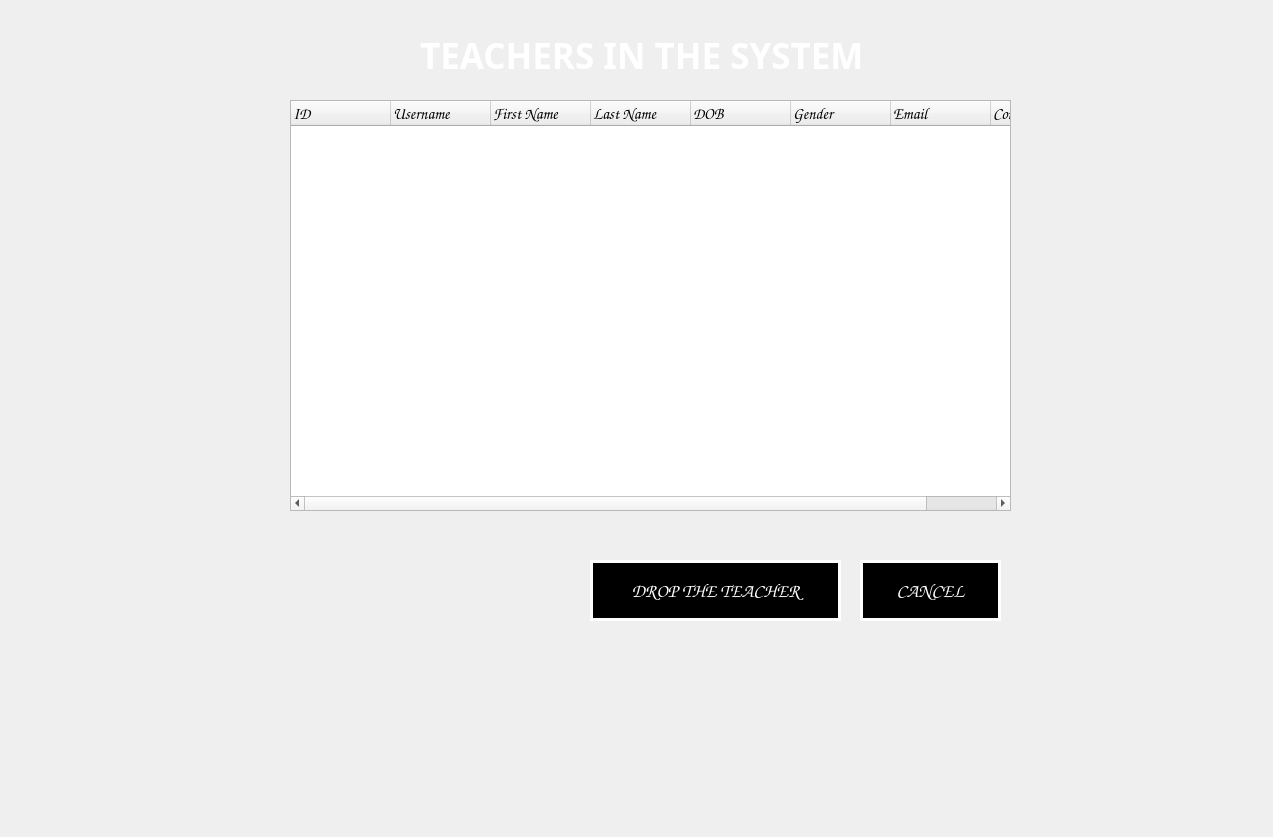
<?xml version="1.0" encoding="UTF-8"?>
<ui version="4.0">
 <class>ViewTeachers</class>
 <widget class="QWidget" name="ViewTeachers">
  <property name="geometry">
   <rect>
    <x>0</x>
    <y>0</y>
    <width>1273</width>
    <height>837</height>
   </rect>
  </property>
  <property name="windowTitle">
   <string>ViewTeachers</string>
  </property>
  <widget class="QTreeWidget" name="treeWidget">
   <property name="geometry">
    <rect>
     <x>290</x>
     <y>100</y>
     <width>721</width>
     <height>411</height>
    </rect>
   </property>
   <property name="font">
    <font>
     <family>Comic Sans MS</family>
     <pointsize>12</pointsize>
     <weight>75</weight>
     <bold>true</bold>
    </font>
   </property>
   <property name="styleSheet">
    <string notr="true"/>
   </property>
   <column>
    <property name="text">
     <string>ID</string>
    </property>
   </column>
   <column>
    <property name="text">
     <string>Username</string>
    </property>
   </column>
   <column>
    <property name="text">
     <string>First Name</string>
    </property>
   </column>
   <column>
    <property name="text">
     <string>Last Name</string>
    </property>
   </column>
   <column>
    <property name="text">
     <string>DOB</string>
    </property>
   </column>
   <column>
    <property name="text">
     <string>Gender</string>
    </property>
   </column>
   <column>
    <property name="text">
     <string>Email</string>
    </property>
   </column>
   <column>
    <property name="text">
     <string>Contact</string>
    </property>
   </column>
  </widget>
  <widget class="QPushButton" name="DeleteButton">
   <property name="geometry">
    <rect>
     <x>590</x>
     <y>560</y>
     <width>251</width>
     <height>61</height>
    </rect>
   </property>
   <property name="font">
    <font>
     <family>Comic Sans MS</family>
     <pointsize>14</pointsize>
     <weight>75</weight>
     <bold>true</bold>
    </font>
   </property>
   <property name="styleSheet">
    <string notr="true">border-image:none;
color:white;
background-color:inherit;
border:3px solid white;</string>
   </property>
   <property name="text">
    <string>DROP THE TEACHER</string>
   </property>
  </widget>
  <widget class="QPushButton" name="pushButton">
   <property name="geometry">
    <rect>
     <x>860</x>
     <y>560</y>
     <width>141</width>
     <height>61</height>
    </rect>
   </property>
   <property name="font">
    <font>
     <family>Comic Sans MS</family>
     <pointsize>14</pointsize>
     <weight>75</weight>
     <bold>true</bold>
    </font>
   </property>
   <property name="styleSheet">
    <string notr="true">border-image:none;
color:white;
background-color:inherit;
border:3px solid white;</string>
   </property>
   <property name="text">
    <string>CANCEL</string>
   </property>
  </widget>
  <widget class="QLabel" name="errorLabel">
   <property name="geometry">
    <rect>
     <x>360</x>
     <y>640</y>
     <width>521</width>
     <height>81</height>
    </rect>
   </property>
   <property name="palette">
    <palette>
     <active>
      <colorrole role="WindowText">
       <brush brushstyle="SolidPattern">
        <color alpha="255">
         <red>255</red>
         <green>255</green>
         <blue>255</blue>
        </color>
       </brush>
      </colorrole>
      <colorrole role="Text">
       <brush brushstyle="SolidPattern">
        <color alpha="255">
         <red>255</red>
         <green>255</green>
         <blue>255</blue>
        </color>
       </brush>
      </colorrole>
      <colorrole role="ButtonText">
       <brush brushstyle="SolidPattern">
        <color alpha="255">
         <red>255</red>
         <green>255</green>
         <blue>255</blue>
        </color>
       </brush>
      </colorrole>
     </active>
     <inactive>
      <colorrole role="WindowText">
       <brush brushstyle="SolidPattern">
        <color alpha="255">
         <red>255</red>
         <green>255</green>
         <blue>255</blue>
        </color>
       </brush>
      </colorrole>
      <colorrole role="Text">
       <brush brushstyle="SolidPattern">
        <color alpha="255">
         <red>255</red>
         <green>255</green>
         <blue>255</blue>
        </color>
       </brush>
      </colorrole>
      <colorrole role="ButtonText">
       <brush brushstyle="SolidPattern">
        <color alpha="255">
         <red>255</red>
         <green>255</green>
         <blue>255</blue>
        </color>
       </brush>
      </colorrole>
     </inactive>
     <disabled>
      <colorrole role="WindowText">
       <brush brushstyle="SolidPattern">
        <color alpha="255">
         <red>255</red>
         <green>255</green>
         <blue>255</blue>
        </color>
       </brush>
      </colorrole>
      <colorrole role="Text">
       <brush brushstyle="SolidPattern">
        <color alpha="255">
         <red>255</red>
         <green>255</green>
         <blue>255</blue>
        </color>
       </brush>
      </colorrole>
      <colorrole role="ButtonText">
       <brush brushstyle="SolidPattern">
        <color alpha="255">
         <red>255</red>
         <green>255</green>
         <blue>255</blue>
        </color>
       </brush>
      </colorrole>
     </disabled>
    </palette>
   </property>
   <property name="font">
    <font>
     <family>Comic Sans MS</family>
     <pointsize>14</pointsize>
     <weight>75</weight>
     <bold>true</bold>
    </font>
   </property>
   <property name="styleSheet">
    <string notr="true">color:white;</string>
   </property>
   <property name="text">
    <string/>
   </property>
   <property name="textFormat">
    <enum>Qt::RichText</enum>
   </property>
  </widget>
  <widget class="QLabel" name="errorLabel2">
   <property name="geometry">
    <rect>
     <x>600</x>
     <y>720</y>
     <width>331</width>
     <height>81</height>
    </rect>
   </property>
   <property name="palette">
    <palette>
     <active>
      <colorrole role="WindowText">
       <brush brushstyle="SolidPattern">
        <color alpha="255">
         <red>255</red>
         <green>255</green>
         <blue>255</blue>
        </color>
       </brush>
      </colorrole>
      <colorrole role="Text">
       <brush brushstyle="SolidPattern">
        <color alpha="255">
         <red>255</red>
         <green>255</green>
         <blue>255</blue>
        </color>
       </brush>
      </colorrole>
      <colorrole role="ButtonText">
       <brush brushstyle="SolidPattern">
        <color alpha="255">
         <red>255</red>
         <green>255</green>
         <blue>255</blue>
        </color>
       </brush>
      </colorrole>
     </active>
     <inactive>
      <colorrole role="WindowText">
       <brush brushstyle="SolidPattern">
        <color alpha="255">
         <red>255</red>
         <green>255</green>
         <blue>255</blue>
        </color>
       </brush>
      </colorrole>
      <colorrole role="Text">
       <brush brushstyle="SolidPattern">
        <color alpha="255">
         <red>255</red>
         <green>255</green>
         <blue>255</blue>
        </color>
       </brush>
      </colorrole>
      <colorrole role="ButtonText">
       <brush brushstyle="SolidPattern">
        <color alpha="255">
         <red>255</red>
         <green>255</green>
         <blue>255</blue>
        </color>
       </brush>
      </colorrole>
     </inactive>
     <disabled>
      <colorrole role="WindowText">
       <brush brushstyle="SolidPattern">
        <color alpha="255">
         <red>255</red>
         <green>255</green>
         <blue>255</blue>
        </color>
       </brush>
      </colorrole>
      <colorrole role="Text">
       <brush brushstyle="SolidPattern">
        <color alpha="255">
         <red>255</red>
         <green>255</green>
         <blue>255</blue>
        </color>
       </brush>
      </colorrole>
      <colorrole role="ButtonText">
       <brush brushstyle="SolidPattern">
        <color alpha="255">
         <red>255</red>
         <green>255</green>
         <blue>255</blue>
        </color>
       </brush>
      </colorrole>
     </disabled>
    </palette>
   </property>
   <property name="font">
    <font>
     <family>Comic Sans MS</family>
     <pointsize>14</pointsize>
     <weight>75</weight>
     <bold>true</bold>
    </font>
   </property>
   <property name="styleSheet">
    <string notr="true">color:white;</string>
   </property>
   <property name="text">
    <string/>
   </property>
   <property name="textFormat">
    <enum>Qt::RichText</enum>
   </property>
  </widget>
  <widget class="QLabel" name="label">
   <property name="geometry">
    <rect>
     <x>420</x>
     <y>30</y>
     <width>471</width>
     <height>51</height>
    </rect>
   </property>
   <property name="font">
    <font>
     <family>Colonna MT</family>
     <pointsize>26</pointsize>
     <weight>75</weight>
     <bold>true</bold>
    </font>
   </property>
   <property name="styleSheet">
    <string notr="true">color:white;</string>
   </property>
   <property name="text">
    <string>TEACHERS IN THE SYSTEM</string>
   </property>
  </widget>
 </widget>
 <layoutdefault spacing="6" margin="11"/>
 <resources/>
 <connections>
  <connection>
   <sender>DeleteButton</sender>
   <signal>clicked()</signal>
   <receiver>ViewTeachers</receiver>
   <slot>dropTeacherClicked()</slot>
   <hints>
    <hint type="sourcelabel">
     <x>428</x>
     <y>519</y>
    </hint>
    <hint type="destinationlabel">
     <x>311</x>
     <y>508</y>
    </hint>
   </hints>
  </connection>
  <connection>
   <sender>pushButton</sender>
   <signal>clicked()</signal>
   <receiver>ViewTeachers</receiver>
   <slot>CancelbuttonClicked()</slot>
   <hints>
    <hint type="sourcelabel">
     <x>666</x>
     <y>506</y>
    </hint>
    <hint type="destinationlabel">
     <x>707</x>
     <y>480</y>
    </hint>
   </hints>
  </connection>
 </connections>
 <slots>
  <slot>dropTeacherClicked()</slot>
  <slot>CancelbuttonClicked()</slot>
 </slots>
</ui>
